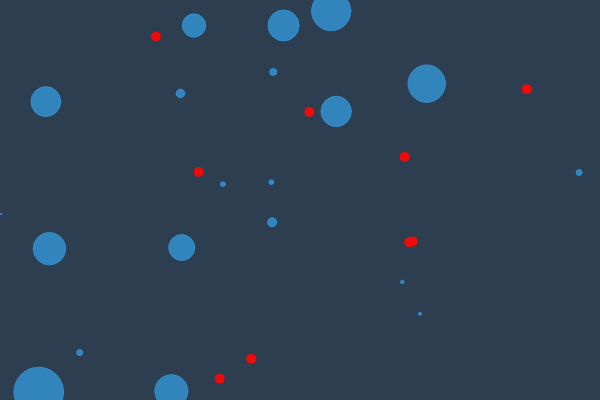
Frame 1 (no input)
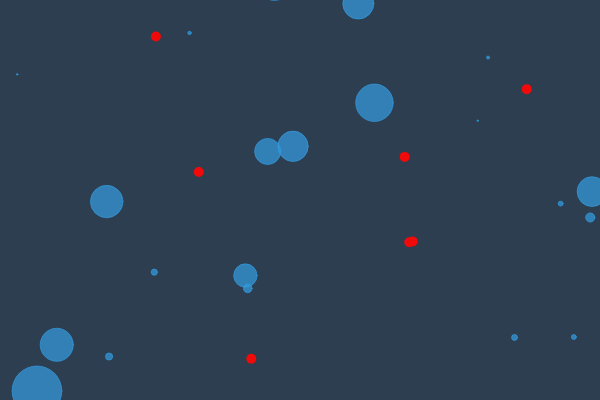
Frame 60 (no input)
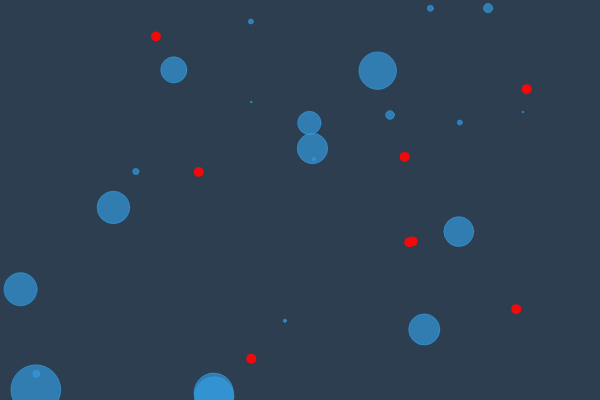
Frame 120 (the mouse pressed at the canvas centre since frame 60)

The p5.js sketch that drew these frames (run headless with seeded random() and noise() and a simulated clock; from frame 60 on, the mouse is pressed at the canvas centre):

// p5.js sketch
// ── sketch.js
var blobs, food;

function setup() {
  createCanvas(600, 400);
  blobs = makeBlobs(20);
  food = makeFood(10);
}

function draw() {
  background(44, 62, 80);

  for (var i = 0; i < blobs.length; i++) {
    blobs[i].run();

    if (blobs[i].reproduce()) {
      blobs.push(new Blob(blobs[i].position, blobs[i].dna));
    }

    for (var j = 0; j < food.length; j++) {
      if (blobs[i].eat(j)) {
        food.splice(j, 1);
        blobs[i].energy();
      }
    }

    if (blobs[i].dead()) {
      blobs.splice(i, 1);
    }
  }

  displayFood(food);
  gameOver();
}

// ── blob.js
function Blob(loc, dna) {
  this.position = loc.copy();
  this.health = 200;
  this.xoff = random(1000);
  this.yoff = random(1000);
  this.vx = 0;
  this.vy = 0;
  this.dna = dna;
  this.r = map(this.dna, 0, 1, 0, 50);
  this.maxspeed = map(this.r, 0, 50, 10, 0);

  this.run = function() {
    this.update();
    this.borders();
    this.display();
  }

  this.reproduce = function() {
    // asexual reproduction
    if (random(1) < 0.0005) {
      return true;
    } else {
      return false;
    }
  }

  this.eat = function(num) {
    //console.log(food.length);
    if (dist(this.position.x, this.position.y, food[num].position.x, food[num].position.y) < this.r / 2 + 5) {
      return true;
    } else {
      return false;
    }
  }

  this.update = function() {
    // Simple movement based on perlin noise
    this.vx = map(noise(this.xoff), 0, 1, -this.maxspeed, this.maxspeed);
    this.vy = map(noise(this.yoff), 0, 1, -this.maxspeed, this.maxspeed);
    var velocity = createVector(this.vx, this.vy);
    this.xoff += 0.01;
    this.yoff += 0.01;

    this.position.add(velocity);
    // Death always looming
    this.health -= 0.2;
  }

  // Teleport to other side of canvas
  this.borders = function() {
    if (this.position.x + this.r / 2 < 0) this.position.x = width + this.r / 2;
    if (this.position.y + this.r / 2 < 0) this.position.y = height + this.r / 2;
    if (this.position.x - this.r / 2 > width) this.position.x = -(0.1 * this.r);
    if (this.position.y - this.r / 2 > height) this.position.y = -(0.1 * this.r);
  }

  // Method to display
  this.display = function() {
    ellipseMode(CENTER);
    stroke(52, 152, 219, this.health);
    fill(52, 152, 219, this.health);
    ellipse(this.position.x, this.position.y, this.r, this.r);
  }

  // Death
  this.dead = function() {
    if (this.health < 0.0) {
      return true;
    } else {
      return false;
    }
  }

  this.energy = function() {
    //console.log("health");
    this.health = 200;
  }
}

function getLocation() {
  return createVector(random(width), random(height));
}

function getDNA() {
  return random(1);
}

function makeBlobs(num) {
  var blobs = [];
  for (var i = 0; i < num; i++) {
    blobs[i] = new Blob(getLocation(), getDNA());
  }
  return blobs;
}

function gameOver() {
  if (blobs.length == 0) {
    textAlign(CENTER, CENTER);
    textSize(60);
    fill(236, 240, 241);
    text("Game Over", 300, 200);
    noLoop();
  }
}

// ── food.js
function Food() {
  this.position = createVector(random(15, width - 15), random(15, height - 15));
  this.size = 10;
}

function makeFood(num) {
  var food = [];
  for (var i = 0; i < num; i++) {
    food[i] = new Food;
  }
  return food;
}

function displayFood(food) {
  if (random(1) < 0.005) {
    food.push(new Food);
  }
  for (var i = 0; i < food.length; i++) {
    noStroke();
    fill(240, 10, 10);
    ellipse(food[i].position.x, food[i].position.y, food[i].size, food[i].size);
  }
}
